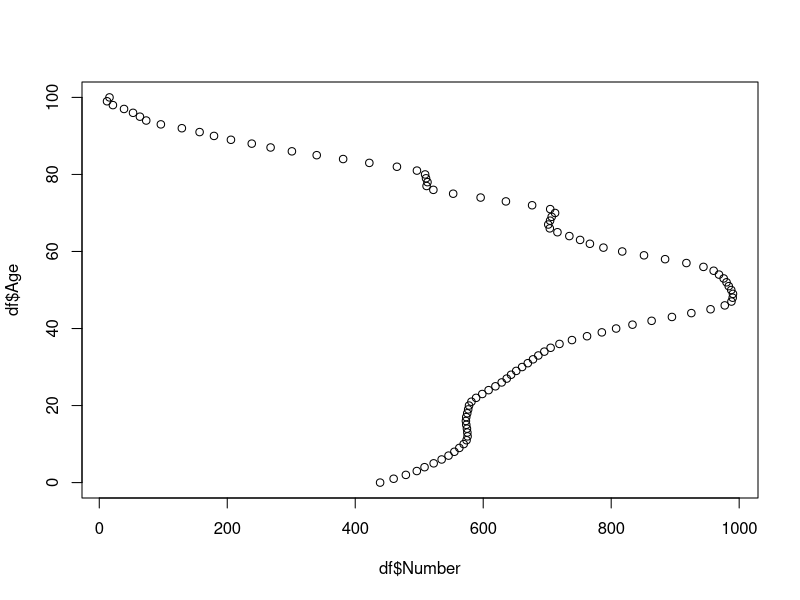

Here is the R script that generated this plot: (Note: this script raises an error after producing the figure.)
#require(tidyverse)
require(readr)
require(ggplot2)
require(igraph)
require(readxl)
#library(lattice)
require(reshape2)
require(magrittr)
require(purrr)
require(dplyr)
#require(compiler)


genNet <- function(N=N, age=age, n.try=100) {
  require(igraph) # TODO: add check points for invalid inputs
  if (N < 100) warning("Considering increase N!")
  # Utils functions -------------------------------------------------------
  `%notin%` <- function(x, y) is.na(match(x, y, nomatch=NA_integer_))
  # pick age to make contacts according the prob. from contact matrix
  pickAge <- function(x) sample(Mnmr, ncont[x], 1, M[, Grp[x]])
  # pick id that is free and in respected age groups
  pickId <- function(x) {
    pool <- freeI[freeI %in% which(Grp==apick[x])]
    if (length(pool)==1) return(pool)
    else return(sample(pool, npick[x]))
  }
  makeLinks <- function(i, j) c(sapply(j, function(x) c(i, x)))
  # templates and storages ------------------------------------------------
  g <- make_empty_graph(n = N, directed = FALSE)
  freeI <- which(ncont > 0) # some might have no contact
  # Main loop -------------------------------------------------------------
  for (i in 1:N) {
    cat('\r', "Node:", i); flush.console()
    if (ncont[i] == 0) next # am I free?
    freeI <- freeI[freeI %notin% i] # exclude myself: no loop back
    # Check if enough peoples to contact ----------------------------------
    freeA <- rle(sort(Grp[freeI])) #freenodes by age-grp
    afree <- freeA$values  # age-grp that have freenodes
    nfree <- freeA$lengths  # of freenodes by ages
    isEnough <- noWay <- FALSE
    i.try    <- 0  # trying to find enough matched age partners
    while(!isEnough) {
      i.try <- i.try + 1
      if ( i.try > n.try ) isEnough <- noWay <- TRUE # force stop
      conti <- rle(sort(pickAge(i)))  # pick age of my contacts
      npick <- conti$lengths  # of contact by ages
      apick <- conti$values  # age-grp to pick
      if (!all(apick %in% afree)) next  # if no free age, try again
      ok <- sapply(seq_along(npick), function(x) npick[x] <= nfree[which(afree==apick[x])]) # if there are, check number enough?
      if (all(ok)) isEnough <- TRUE
    }
    if (noWay) next  # leave this guy alone
    pickedId <- unlist(sapply(seq_along(npick), function(x) pickId(x)))
    if (any(which(ncont==0) %in% pickedId) ) break
    g <- add_edges(g, makeLinks(i, pickedId) ) # add weights here if needed
    ncont[i] <- 0  # update me, no more friend
    ncont[pickedId] <- ncont[pickedId] - 1  # update friends
    freeI <- which(ncont > 0) # update free id
  }
  g <- set_vertex_attr(g, 'age', value=age)
  return(list(g=g, age=age))
}
genNet <- compiler::cmpfun(genNet)
plotNet <- function(g, vs=log(degree(g)+2)*2, vc=vertex_attr(g, "age"), ly=layout_with_fr, ...) plot(g, vertex.size=vs, vertex.label=NA, edge.arrow.mode=0, layout=ly, vertex.color=vc, edge.color="gray90",...) 
plotNet2 <- function(g, vs=log(degree(g)+2)*2, vc=vertex_attr(g, "age"),  ...) plot(g, vertex.size=vs, vertex.label=NA, edge.arrow.mode=0, vertex.color="#00AFBB", edge.color="gray90",...) 
###############################

df <- read_excel("data/Italy_ages_raw.xlsx")

plot(x=df$Number, y=df$Age)

abreaks<-c(0,19,51,69,103)
la1 <- c(paste(c(0,19,51),c(18,50,70),sep = "-"),paste(70,"+",  sep = ""))
la1

df$AgeGroup <- cut(df$Age, breaks = abreaks,labels=la1, right = FALSE)
agegrp_sum <- aggregate(df$Number, by=list(Category=df$AgeGroup), FUN=sum)
colnames(agegrp_sum)<-c("grps","freq")
agegrp_sum$agegrp_perc<- 100*(agegrp_sum$freq/sum(agegrp_sum$freq))
#plot(agegrp_sum$grps,agegrp_sum$freq)

#barchart(freq~grps,agegrp_sum, xlab="Age group", ylab="Count")
######
# pdf("m5.pdf")
# p<-ggplot(data=agegrp_sum, aes(x=grps, y=freq)) +
#   geom_bar(stat="identity", fill="steelblue") +
#   labs(title="Age distribution", 
#        x="Age group", y = "Count") +
#   theme_classic()
# print(p)
# dev.off()
# # Horizontal bar plot
# #p + coord_flip()
# 
# ################################################
# ############ GROUPING ASPECT ###################
# 
 part2 <- read_excel("data/part2.xlsx", col_types = c("numeric","numeric"))
 cdata  <- read_excel("data/contacts_data.xlsx", 
                      col_types = c("numeric", "numeric", "numeric", 
                                    "numeric", "numeric","text"))
mydata = c()
for (i in part2$part_id){
  mydata$dist[i]= length(which(cdata$part_id==i))
  mydata$pp[i] = i
}
datdf = data.frame(na.omit(mydata$dist),na.omit(mydata$pp))

part2$part_nocont = datdf$na.omit.mydata.dist.
part2$pt_grp <- cut(part2$part_age, breaks = abreaks,labels=la1, right = FALSE)
part_grp = as.data.frame(table(part2$pt_grp))


lli=lapply(seq_along(part2$part_age), function(i)rep(part2$part_age[i], part2$part_nocont[i]))
cdata$p_ages = unlist(lli)
cdata$ages_con = NA
for (i in 1:length(cdata$cnt_age_exact)){
  if (is.na(cdata$cnt_age_exact[i])==FALSE){
    cdata$ages_con[i] <- cdata$cnt_age_exact[i]}
  else {cdata$ages_con[i] <- cdata$cnt_age_est_max[i]}
  # else {cdata$ages_con[i] <- sample(seq(cdata$cnt_age_est_min[i],cdata$cnt_age_est_max[i]),1)}
}
# 
# 
 cdata$cnt_grp <- cut(cdata$ages_con, breaks = abreaks,labels=la1, right = FALSE)
c_grp = as.data.frame(table(cdata$ages_con))
c_grp$ct_grp <- cut(as.numeric(c_grp$Var1), breaks = abreaks,labels=la1, right = FALSE)
c_sum <- aggregate(c_grp$Freq, by=list(Category=c_grp$ct_grp), FUN=sum)
cdata$c_grp_pro=ave(cdata$ages_con,cdata$cnt_grp)
# 
# #
 cdata$pt_grp <- cut(cdata$p_ages, breaks = abreaks,labels=la1, right = FALSE)
# p_grp = as.data.frame(table(cdata$p_ages))
# p_grp$p_grp <- cut(as.numeric(p_grp$Var1), breaks = abreaks,labels=la1, right = FALSE)
# p_sum <- aggregate(p_grp$Freq, by=list(Category=p_grp$p_grp), FUN=sum)
# cdata$p_prob <- cdata$p_ages/length(cdata$p_ages)
# cdata$p_grp_pro=ave(cdata$p_ages,cdata$pt_grp)
# p_sum$perc_ita = c(1.6,27,34.2,37.2)
# #
# part2$part_pro = part2$part_nocont/length(part2$part_nocont)
# #
# c_time = as.data.frame(table(cdata$duration_multi))
# p_time <- aggregate(p_grp$Freq, by=list(Category=p_grp$p_), FUN=sum)
# 
# #
mx <- with(cdata, table(participants=cdata$pt_grp,contacts=cdata$cnt_grp))
# t(mx)
# 
# mtmx = melt(mx)
# mtmx$nval = mtmx$value/sum(c_sum$x)
# # 
# # pdf("m6.pdf")
# # pcplot = ggplot(mtmx, aes(participants,contacts, fill=nval)) + 
# #   geom_raster()+
# #   scale_fill_gradient(low="#F3F8FB", high="dodgerblue") +
# #   guides(fill = guide_legend(title = ""))
# # print(pcplot)
# # dev.off()
# ##################################################
# # cases_Italy <- read_excel("data/cases_Italy.xlsx", 
# #                           col_types = c("text", "numeric"))
# # summary(cases_Italy$Number)
# 
# ######################################
# 
# a_sum <- as.data.frame(table(part2$part_nocont))
# a_sum$prob <- 100*a_sum$Freq/sum(a_sum$Freq)
# 
# pdf("m7.pdf")
# PL<-ggplot(data=a_sum[1:50,], aes(x=Var1, y=Freq)) +
#   geom_bar(stat="identity", fill="steelblue") +
#   labs(title="Contact distribution", 
#        x="Number of contacts", y = "Frequency") +
#   scale_x_discrete(breaks=c("10","20","30","40","50"),
#                    labels=c("10","20","30","40","50"))+
#   theme_classic()
# print(PL)
# dev.off()

###############
N    <- 10000
seed <- 123

orderBy <- function(.data,index,...) as.data.frame(.data[order(.data[, index],...), ])

## Steps

#Assign age: depends on the target population age distribution

SR1     <- dget("./data/Italy_age_distn.txt")  # Italy population by age
if (!is.null(seed)) set.seed(seed)
age           <- sample(SR1$age, N, TRUE, SR1$prob)

#Assign contacts: depends on both target age and POLYMOD data
agecont      <- orderBy(dget("./data/POLYMODtab1"), 1) # POLYMOD Tab.1
agecont$rk   <- rank(agecont$age)  # Rank age-group by contact
# POLYMODbreak <- c(0,4,9,14,19,29,39,49,59,69,100) 
abreaks<-c(0,19,51,69,103)
POLYMODbreak <- abreaks 
ageGrp1 <- cut(age, breaks=POLYMODbreak, include.lowest=1)
ageGrp <- as.numeric(ageGrp1) # mapping age to ageGrp
agerk  <- sapply(ageGrp, function(x) agecont$rk[x==agecont$nmr])
age    <- rev(orderBy(cbind(age, agerk), 2)[, 1]) # large to small

#Sampling from contact distribution

distCont <- dget("data/distCont")

#distCont <- a_sum
ncont    <- sort(sample(distCont$freq, N, 1, distCont$prob), TRUE)

#Load contact matrix (as probability) POLYMOD data: averaging all countries

M <- mx  # image(M)
Mbrk <- abreaks
Mnmr <- 1:4
Grp  <- as.numeric(cut(age, breaks=Mbrk, include.lowest=1))

## Run

#source("gennet.R")
gr <- genNet(N, age)

pdf("m1.pdf")
netp = plotNet(gr$g)
print(netp)
dev.off()
# 
# qqplot(degree(gr$g), ncont, main="QQ Plot", ylab="Target contact distribution")
# qqplot(age, vertex_attr(gr$g, "age"), main="QQ Plot", ylab="Target age distribution")
########################################

intdyn = function(v1,ti){ #v1 here is the newly infected node
  l=ageGrp[v1]
  G1list <- list(G)
  ct= 1
  i= ti
  if (l==1&i<=5){
    #print("old no symp")
    V(G)[v1]$color = "orange"
    V(G)[v1]$state = "NS"
    ct <- ct + 1
    G1list[[ct]] <- G
  }
  else if (l==1&(i>5&i<=8)){
    #print("old sev symp")
    V(G)[v1]$color = "magenta"
    V(G)[v1]$state = "SS"
    ct <- ct + 1
    G1list[[ct]] <- G
  }
  else if (l==1&(i>8&i<=21)){
    #print("old ICU")
    V(G)[v1]$color ="cyan"
    V(G)[v1]$state = "ICU"
    ct <- ct + 1
    G1list[[ct]] <- G
  }
  else if (l==1&i>21){
    #print("old immune/dead")
    V(G)[v1]$color = "green"
    V(G)[v1]$state = "RM"
    ct <- ct + 1
    G1list[[ct]] <- G
  }
  else if (l==2&i<=5){
    #print("young no symp")
    V(G)[v1]$color = "orange"
    V(G)[v1]$state = "NS"
    ct <- ct + 1
    G1list[[ct]] <- G
  }
  else if (l==2&(i>5&i<=9)){
    #print("young sev symp")
    V(G)[v1]$color = "magenta"
    V(G)[v1]$state = "SS"
    ct <- ct + 1
    G1list[[ct]] <- G
  }
  else if (l==2&(i>9&i<=20)){
    #print("young hosp")
    V(G)[v1]$color ="pink"
    V(G)[v1]$state = "HP"
    ct <- ct + 1
    G1list[[ct]] <- G
  }
  else if (l==2&i>20){
    #print("young immune")
    V(G)[v1]$color = "green"
    V(G)[v1]$state = "RM"
    ct <- ct + 1
    G1list[[ct]] <- G
  }
  else if (l==3&i<=5){
    #print("mid-55% no symp")
    V(G)[v1]$color = "orange"
    V(G)[v1]$state = "NS"
    ct <- ct + 1
    G1list[[ct]] <- G
  }
  else if (l==3&(i>5&i<=10)){
    #print("mid-55% mild symp")
    V(G)[v1]$color = "magenta"
    V(G)[v1]$state = "MS"
    ct <- ct + 1
    G1list[[ct]] <- G
  }
  else if (l==3&(i>10)){
    #print("mid-55% immune")
    V(G)[v1]$color ="green"
    V(G)[v1]$state = "RM"
    ct <- ct + 1
    G1list[[ct]] <- G
  }
  else if (l==4&i<=5){
    #print("no symp-class no symp")
    V(G)[v1]$color = "orange"
    V(G)[v1]$state = "NS"
    ct <- ct + 1
    G1list[[ct]] <- G
  }
  else if (l==4&i>5){
    #print("no symp-class immune")
    V(G)[v1]$color = "green"
    V(G)[v1]$state = "RM"
    ct <- ct + 1
    G1list[[ct]] <- G
  }
  
  return(V(G)[v1]$state)
}

#intdyn <- cmpfun(intdyn1)


gfunct <- function(G){
  G$AdjList = get.adjlist(G,mode="out")
  totpop = length(V(G))
  vin = sample(totpop-1,1)
 # vin=3
  V(G)$state = "S"
  V(G)[vin]$state = "NS"
  V(G)$duration = 0
  V(G)[vin]$duration = 1
  V(G)$num = 1
  V(G)[vin]$num = 3
  NS = c()
  SS = c()
  MS = c()
  HP = c()
  ICU = c()
  RM = c()
  SU = c()
  timing = 30
  mglist = list(G)
  infcount = list()
  tcount = 0
  m_inf = vin
  all_inf = NULL
  tog = c()
  to = c()
  p = 0.15
  Time = 1:length(seq(1,timing,1))
  for (time in Time){
    new_inf = NULL
    for (n in m_inf){
      daily_contacts <- G$AdjList[[n]]
      for (nb in daily_contacts){
        new_state = sample(c("S","NS"),1,prob = c(p,1-p))
        if (V(G)[nb]$state == "S" & new_state == "NS"){
          V(G)[nb]$num = 2
          new_inf = c(new_inf,nb)
        }
      }
    }
    m_inf = new_inf
    to = c(to,new_inf)
    tog = c(vin,to)
    V(G)[tog]$duration = V(G)[tog]$duration + 1
   # for (ji in tog) {
    #V(G)[tog]$state = intdyn(tog,V(G)[tog]$duration)
    #}
    V(G)[tog]$state=lapply(tog, function(x) intdyn(x,V(G)[x]$duration))
    
    tcount <- tcount + 1
    SU[tcount] = length(which(V(G)$state == "S")) 
    NS[tcount] = length(which(V(G)$state == "NS")) #no. of  in population
    SS[tcount] = length(which(V(G)$state == "SS")) #no. of  in population
    RM[tcount] = length(which(V(G)$state == "RM")) #no. of  in population
    ICU[tcount] = length(which(V(G)$state == "ICU"))
    HP[tcount] = length(which(V(G)$state == "HP"))
    MS[tcount] = length(which(V(G)$state == "MS"))
    
    mglist[[tcount]] = G
    
    #infcount[[tcount]] = new_inf
  }
  
  ############ R0
  GAge <- gr$age
  dfGAg <- data.frame(cut(GAge, breaks = abreaks,labels=la1, right = FALSE))
  colnames(dfGAg) <-"agegrps"
  VAge = GAge[vin]
  VAg = which(la1==dfGAg$agegrps[vin])
  Glist = mglist
  # dif = V(Glist[[1]])$num - V(tail(Glist,1)[[1]])$num
  # ng <- Glist[[1]] %>%
  #   set_vertex_attr("aux", value = dif)
  ###################################### 
  
  
  
  R0net <- function(net = gr$g, All=FALSE) {
    n  <- igraph::delete.vertices(net, which(V(tail(Glist,1)[[1]])$num==1))
    n  <- igraph::as.directed(n, mode = c("arbitrary"))
    dg <- igraph::degree(n,  mode='out')
    if (All==TRUE) r0 <- dg
    else r0 <- mean(dg)
    return(list(r0,n))
  }

  fro = R0net(G)

  return(list(SU=SU,NS=NS,SS=SS,RM=RM,ICU=ICU,HP=HP,MS=MS,Time=Time,R0 = fro[[1]],VAg = VAg,vin = vin))
}

#gfunct <- cmpfun(gfuncta)

G = gr$g

glist = gfunct(G)
#glist

# df=data.frame(glist$SU,glist$NS,glist$SS,glist$RM,glist$ICU,glist$HP,glist$MS,glist$Time)
# colnames(df)<- c("SU","NS","SS","RM","ICU","HP","MS","Time")
# mdf2 = melt(df, id.vars = "Time")
# colnames(mdf2)<- c("Time","variable","Population")
# 
# pdf("m2.pdf")
# gpl = ggplot(mdf2, aes(Time,Population, color=variable)) +
#   geom_line() +
#   theme_bw()
# print(gpl)
# dev.off()
# 
# #############################3
rep = replicate(10,gfunct(G))
reps = rep[1:8,]

# 
# write.table(rep,"data1.csv")
# 
myplot <- function(data){
  ggplot(data, aes(Time,Population, color=variable)) +
    geom_line() +
   # labs(title = title)+
    theme_bw()
}
# 
lo = c()
lo2 = c()
lo3 = c()
lo4 = list()
tml=list()
mtl4 = list()
mlti = list()
plot_list = list()
qp = list()
for (ik in 1:ncol(reps)) {
  lo = list(reps[,ik])
  #print(lo)
  lo2 <- map(lo,~data.frame(.))
  lo3 <-map_df(lo2,~mutate_all(.,as.numeric))
  lo4 <-as_tibble(lo3)
  tml[ik] = list(lo4)
  mtl4 = melt(tml[ik], id.vars = "Time")
  colnames(mtl4)<- c("Time","variable","Population")
  mlti[ik] = list(mtl4)
  #p <- myplot(mlti,1)
  #plot_list[[ik]] = p
  p <- myplot(mlti[[1]]) 
  qp[[ik]] = geom_line(mlti[[ik]], mapping=aes(Time,Population, color=variable))
  np = p + qp
  #print(np)
}
pdf("nap.pdf")
print(np)
dev.off()
# for (i in 1:length(seq(1,ncol(reps),1))) {
#   file_name = paste("m9_", i, ".tiff", sep="")
#   tiff(file_name)
#   print(plot_list[[i]])
#   dev.off()
# }

# # Another option: create pdf where each page is a separate plot.
# pdf("m3.pdf")
# for (i in 1:length(seq(1,ncol(reps),1))) {
#   print(plot_list[[i]])
# }
# dev.off()


R0table = rep[9:11,]
nr0 = data.frame(c(unlist(R0table[1,])),c(unlist(R0table[2,])))
colnames(nr0) = c("val","ag")
nr0df = as.data.frame(nr0)

nr0df2 = nr0df[order(nr0df$ag,nr0df$val),]
plot(nr0df2$ag,nr0df2$val)

dfr = data.frame(c(la1),c(tapply(nr0df2$val, nr0df2$ag, max)))
dfr
colnames(dfr)<- c("valAg","val")

pdf("m4.pdf")
R0plot <- ggplot(data=dfr, aes(x=valAg, y=val)) +
  geom_bar(stat="identity", fill="steelblue") +
  labs(x="Age group", y = expression(R_0)) +
  theme_classic()
print(R0plot)
dev.off()


